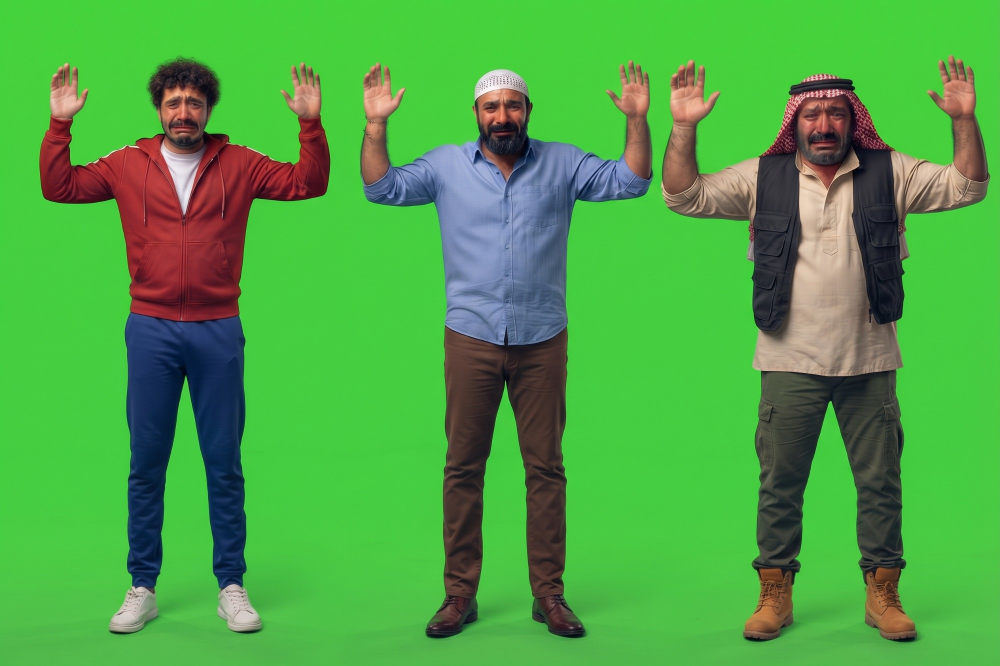
#> input picture art/source/enemies_frozen_1.jpg, 2000 x 1332 px (shown at 1/2 size)
$ python -i build_enemies.py   (imports and definitions only)
#> lines starting #> are read from the running program, lines starting #| are printed output that depends on the picture; after the words box and inside, x2 and y2 are one past the last pixel; in counts of white or black regions, pixels touching at a corner belong together
#> further down, picture is the input picture: shape (1332, 2000, 3); mean B, G, R 70.7, 163, 79.1
# Builds assets_enemy/ (walk loops + frozen stills + meta_enemy.json) from art/source/enemies_*.
# Usage: python3 tools/build_enemies.py   (needs opencv-python-headless, scipy, numpy, pillow, ffmpeg)
import cv2, numpy as np, os, json, subprocess, glob, pickle
from scipy import ndimage
from PIL import Image
ROOT = os.path.dirname(os.path.dirname(os.path.abspath(__file__)))
W = os.path.join(ROOT, 'work', 'enemy'); OUT = os.path.join(ROOT, 'assets_enemy'); SRC = os.path.join(ROOT, 'art', 'source')
# [1 line not run here, left out]
IDS = ['thobe', 'tank', 'tee', 'hoodie', 'shirt', 'shemagh']   # video grid order (row-major)
FROZEN = {'hoodie': (1, 0), 'shirt': (1, 1), 'shemagh': (1, 2), 'thobe': (2, 0), 'tank': (2, 1), 'tee': (2, 2)}  # (jpg, column)
TARGET_H = 360; NOUT = 16; Q = 80
def disk(r): return cv2.getStructuringElement(cv2.MORPH_ELLIPSE, (2*r+1, 2*r+1))

def key(im, minsz=1500):
    """BGR uint8 -> BGRA uint8: soft alpha from green spill, despilled, largest CC (+ big parts) kept."""
#> called with minsz = 1500
    f = im.astype(np.float32); b, g, r = f[..., 0], f[..., 1], f[..., 2]
    spill = g - np.maximum(r, b)
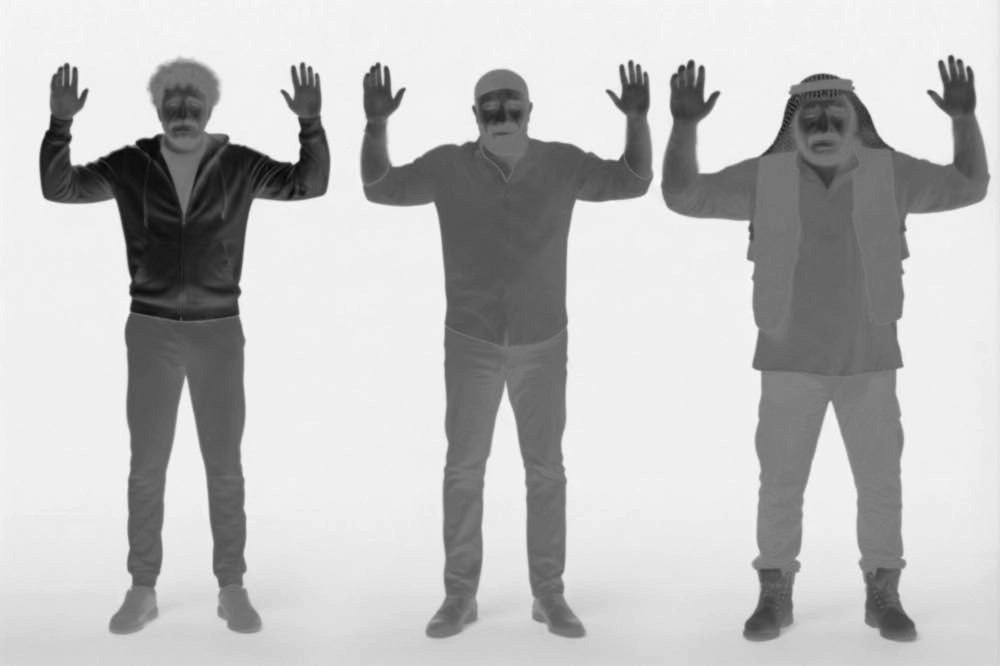
#> spill: shape (1332, 2000) float32 (shown at 1/2 size); min -145, max 155, mean 78.9; drawn with min black and max white
    bg = np.median(spill[spill > 60]) if (spill > 60).any() else 150.
#> bg = 137
    t1 = bg * .78; t0 = bg * .38
#> after `t1 = bg * 0.78`: t1 = 106.9
#> after `t0 = bg * 0.38`: t0 = 52.06
    a = np.clip((t1 - spill) / (t1 - t0), 0, 1)
    # shadows on the green keep the chroma ratio but have low spill: also key on spill/g
    ratio = spill / (g + 1); rb = np.median(ratio[spill > 60]) if (spill > 60).any() else .8
#> after `ratio = spill / (g + 1)`:
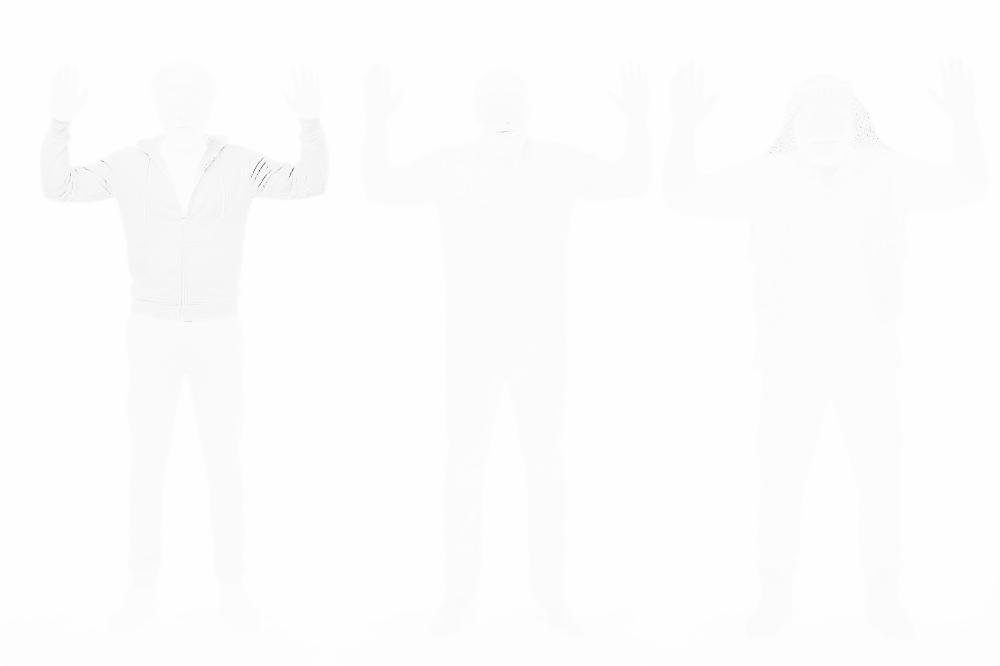
#> ratio: shape (1332, 2000) float32 (shown at 1/2 size); min -103, max 0.987, mean 0.224; drawn with min black and max white
#> after `rb = np.median(ratio[spill > 60]) if (spill > 60).any() else 0.8`: rb = 0.662
    ar = np.where(g > 40, np.clip((.85 * rb - ratio) / (.30 * rb), 0, 1), 1)
    a = np.minimum(a, ar)
    a = cv2.GaussianBlur(a, (0, 0), 0.7)
    m = a > .5
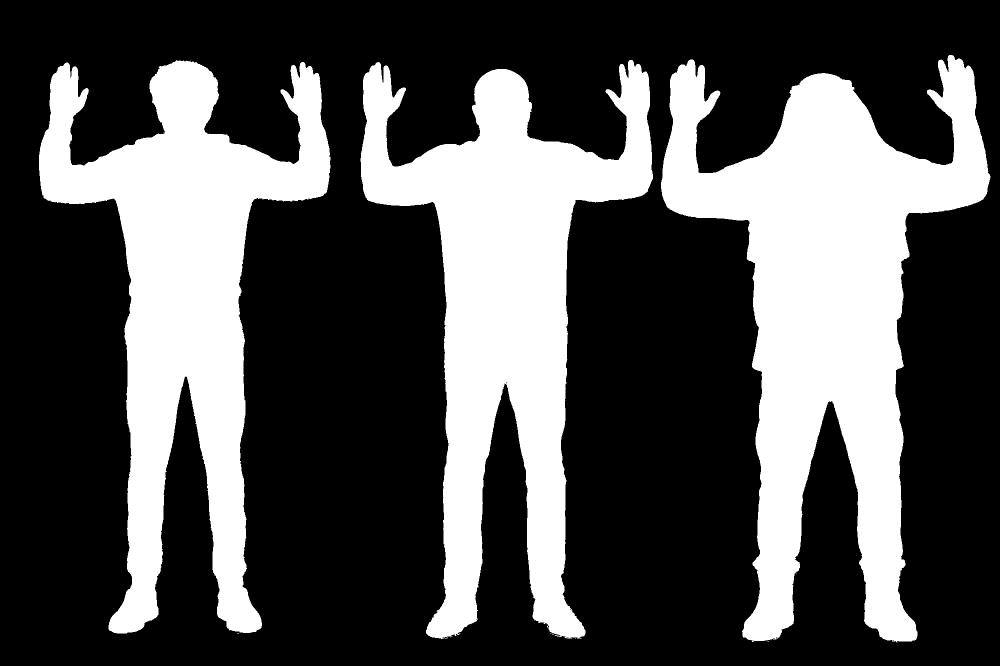
#> m: shape (1332, 2000) bool (shown at 1/2 size); 31.9% white; 13 white regions (10 under 20 px), largest, box (x1, y1, x2, y2) and area: (1322, 110, 1981, 1285) 323336, (721, 120, 1306, 1278) 267358, (78, 120, 661, 1267) 258357
    lab, n = ndimage.label(m)
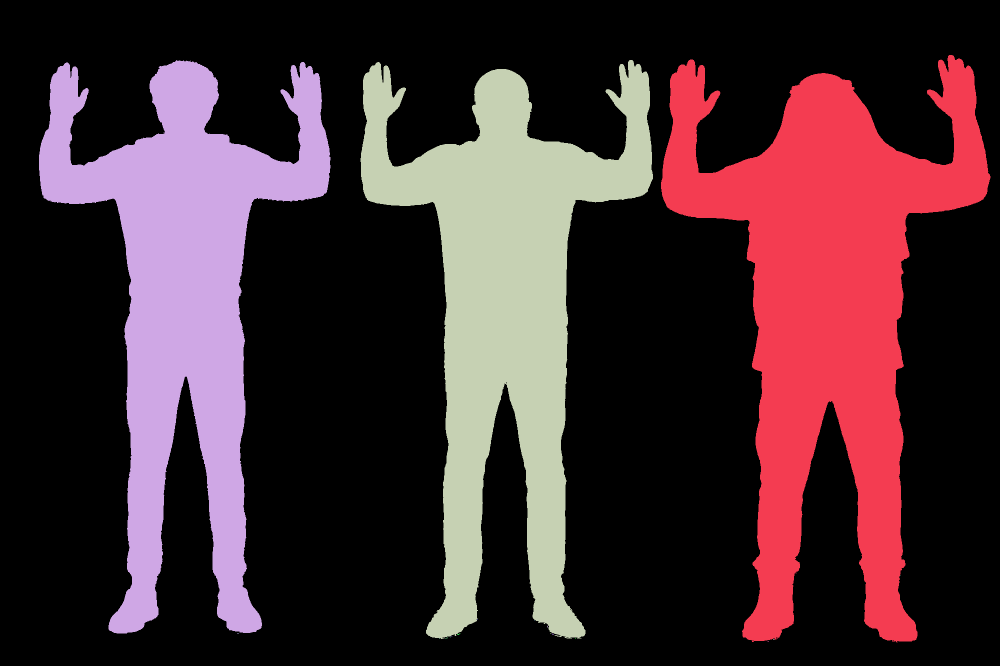
#> lab: shape (1332, 2000) int32 (shown at 1/2 size); 21 distinct labels, from 0 to 20; one colour per label, 0 black
#> n = 20
    if n:
        sizes = ndimage.sum(m, lab, range(1, n + 1)); keep = np.zeros(n + 1, bool)
#> after `sizes = ndimage.sum(m, lab, range(1, n + 1))`: sizes = 20 values, max 323333 at index 0, min 1 at index 3, mean 42454.3
        keep[1:] = sizes > minsz; keep[1 + int(np.argmax(sizes))] = True
        a = a * ndimage.binary_dilation(keep[lab], structure=disk(3))
    m = a > .5
#> m: shape (1332, 2000) bool; 31.9% white; 13 white regions (10 under 20 px), largest, box (x1, y1, x2, y2) and area: (1322, 110, 1981, 1285) 323336, (721, 120, 1306, 1278) 267353, (78, 120, 661, 1267) 258357
    # fill only tiny holes (inside fists); big enclosed background (arm/leg gaps) stays transparent
    hl, hn = ndimage.label(ndimage.binary_fill_holes(m) & ~m)
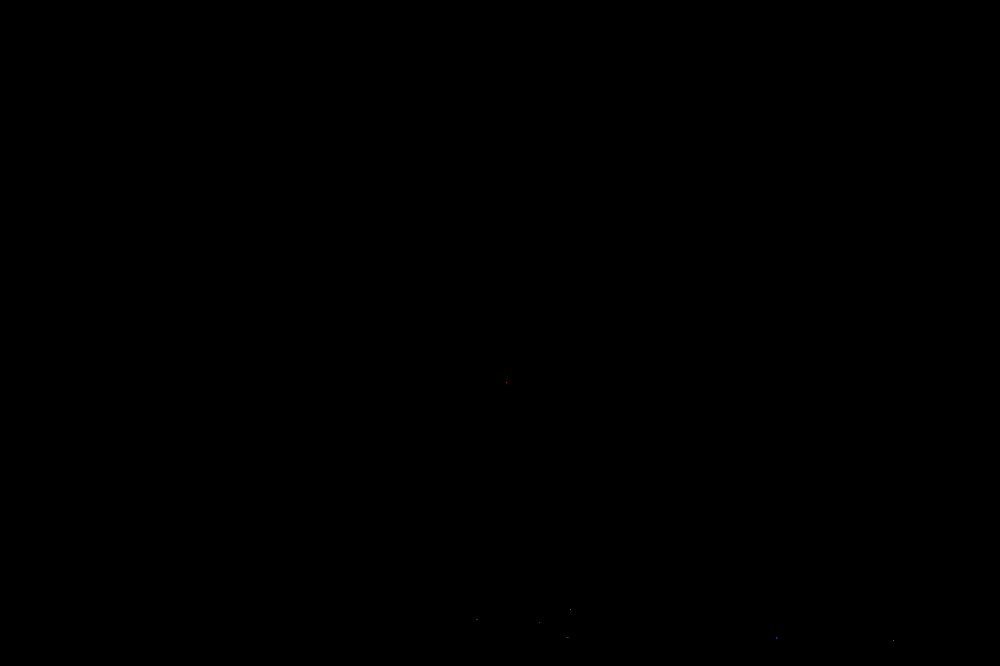
#> hl: shape (1332, 2000) int32 (shown at 1/2 size); 9 distinct labels, from 0 to 8; one colour per label, 0 black
#> hn = 8
    if hn:
        hs = ndimage.sum(np.ones_like(hl), hl, range(1, hn + 1)); small = np.zeros(hn + 1, bool); small[1:] = hs < 60
#> after `hs = ndimage.sum(np.ones_like(hl), hl, range(1, hn + 1))`: hs = [3, 2, 1, 1, 1, 4, 6, 2]
        m = m | small[hl]
#> m: shape (1332, 2000) bool; 31.9% white; 13 white regions (10 under 20 px), largest, box (x1, y1, x2, y2) and area: (1322, 110, 1981, 1285) 323344, (721, 120, 1306, 1278) 267365, (78, 120, 661, 1267) 258357
    a = np.maximum(a, m * 1. * ndimage.binary_erosion(m, iterations=2))
    # replace green-contaminated colour inside the figure by the nearest clean pixel
    clean = (a > .9) & (spill < .12 * bg); clean = ndimage.binary_erosion(clean, iterations=1) | (clean & (spill < 0))
#> after `clean = (a > 0.9) & (spill < 0.12 * bg)`: clean: shape (1332, 2000) bool; 30.9% white; 4 white regions, box (x1, y1, x2, y2) and area: (1323, 111, 1979, 1282) 314634, (723, 121, 1304, 1275) 258828, (79, 125, 660, 1266) 248382, (293, 1213, 313, 1238) 253
#> after `clean = ndimage.binary_erosion(clean, iterations=1) | clean & (spill <`: clean: shape (1332, 2000) bool; 30.5% white; 6 white regions (2 under 20 px), largest, box (x1, y1, x2, y2) and area: (1324, 111, 1978, 1281) 310629, (723, 122, 1303, 1274) 255471, (80, 126, 659, 1265) 246082, (294, 1214, 312, 1237) 183
    idx = ndimage.distance_transform_edt(~clean, return_distances=False, return_indices=True)
    bad = (spill >= .12 * bg) & (a > 0)
#> bad: shape (1332, 2000) bool; 2.8% white; 10 white regions (6 under 20 px), largest, box (x1, y1, x2, y2) and area: (75, 117, 664, 1270) 24829, (1319, 107, 1984, 1288) 24583, (718, 117, 1309, 1281) 23816, (126, 145, 128, 156) 20
    for ch in (b, g, r): ch[bad] = ch[idx[0], idx[1]][bad]
#> this loop made 3 passes
    # edge band: skin/green mixes read olive (g~r, g>>b) but have no 'spill'; repaint from the interior
    dist = ndimage.distance_transform_edt(a > .5); band = (a > 0) & (dist <= 4)
#> after `band = (a > 0) & (dist <= 4)`: band: shape (1332, 2000) bool; 4.2% white; 3 white regions, box (x1, y1, x2, y2) and area: (1319, 107, 1984, 1288) 37191, (75, 117, 664, 1270) 37064, (718, 117, 1309, 1281) 36857
    olive = band & (g - r > -30) & (g - b > 15); good = (a > .9) & (dist > 4) & ~((g - r > -30) & (g - b > 15))
#> after `olive = band & (g - r > -30) & (g - b > 15)`: olive: shape (1332, 2000) bool; 1.9% white; 570 white regions (445 under 20 px), largest, box (x1, y1, x2, y2) and area: (1319, 116, 1444, 425) 3783, (96, 122, 272, 334) 3322, (718, 121, 815, 346) 3001
#> after `good = (a > 0.9) & (dist > 4) & ~((g - r > -30) & (g - b > 15))`: good: shape (1332, 2000) bool; 26.8% white; 167 white regions (120 under 20 px), largest, box (x1, y1, x2, y2) and area: (725, 124, 1302, 1273) 245395, (82, 127, 657, 1258) 233668, (1489, 150, 1871, 1279) 194988
    idx = ndimage.distance_transform_edt(~good, return_distances=False, return_indices=True)
    for ch in (b, g, r): ch[olive] = ch[idx[0], idx[1]][olive]
    g2 = np.minimum(g, np.maximum(r, b) + 2)
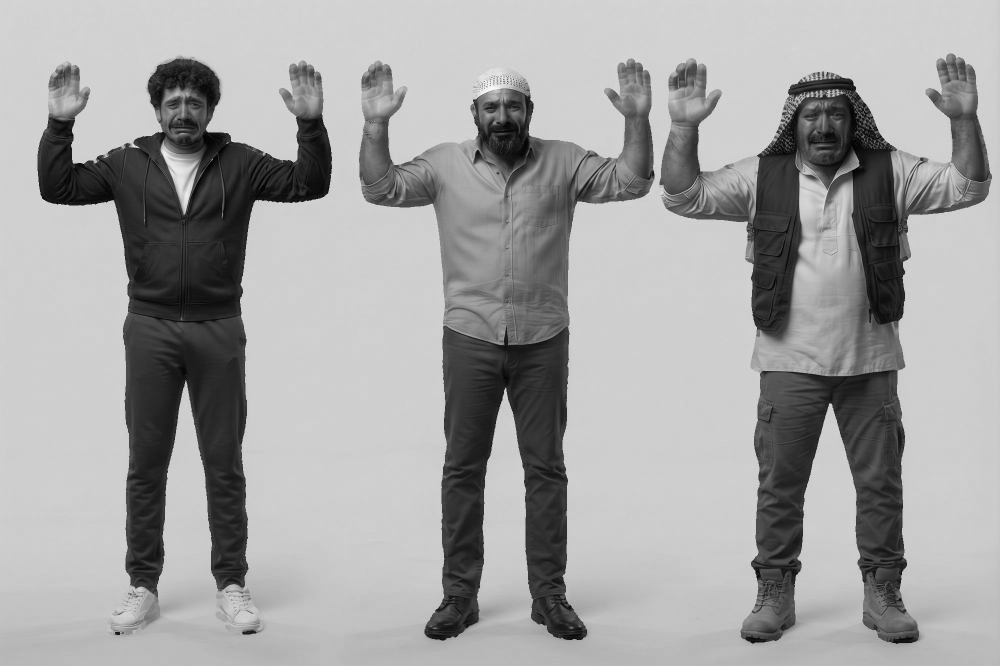
#> g: shape (1332, 2000) float32 (shown at 1/2 size); min 0, max 254, mean 161
    return np.dstack([b, g2, r, a * 255]).clip(0, 255).astype(np.uint8)
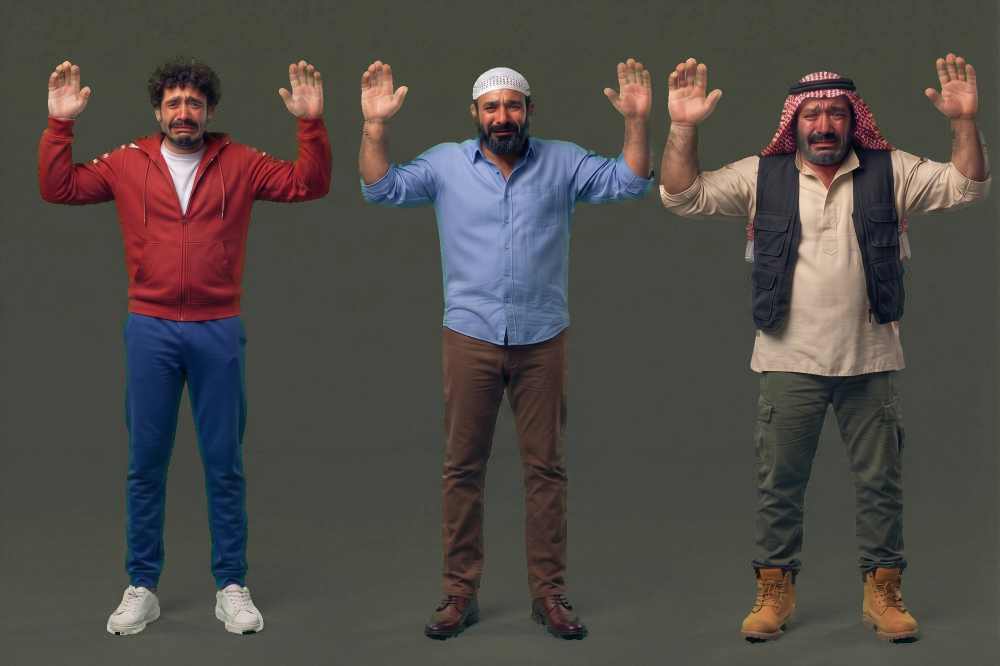
#> returned value: shape (1332, 2000, 4) (shown at 1/2 size); mean of channels 0, 1, 2, 3 71, 74.9, 79.7, 81.5; drawn as B, G, R

# [8 lines left out: function defringe, not called in this run]

def bbox(a, th=128):
    ys, xs = np.where(a > th); return xs.min(), ys.min(), xs.max(), ys.max()

# [10 lines left out: functions body_cx, head_top, not called in this run]

def face_y(a, top, bot):
    # face centre ~ 0.07 of the standing height below the head top (head ~ 0.13 H, face centre near the middle of the head)
    return top + .075 * (bot - top)

def to_img(f): return Image.fromarray(f[..., [2, 1, 0, 3]])

def save_webp(img, path): img.save(path, quality=Q, method=6, exact=True)

# ---------- walk video ----------
def extract():
    if len(glob.glob(W + '/raw/f_*.png')) < 124:
        subprocess.check_call(['ffmpeg', '-loglevel', 'error', '-y', '-i', SRC + '/enemies_walk.mp4', W + '/raw/f_%03d.png'])

# [45 lines left out: functions watermark_boxes, process_video, not called in this run]

# ---------- normalise + loop ----------
CW, CH, CX, BOT = 720, 440, 360, 420
# [5 lines left out: function premul_resize, not called in this run]

def smooth(v, r):
    v = np.asarray(v, float); p = np.pad(v, r, mode='edge'); return np.convolve(p, np.ones(2 * r + 1) / (2 * r + 1), 'valid')

# [9 lines left out: function normalise, not called in this run]

def small(a): return cv2.resize(a, None, fx=.25, fy=.25, interpolation=cv2.INTER_AREA).astype(np.float32)
def fdiff(sa, sb):
    w = np.maximum(sa[..., 3], sb[..., 3]) / 255
    return float(((np.abs(sa[..., :3] - sb[..., :3]).mean(2) * w).sum() + np.abs(sa[..., 3] - sb[..., 3]).sum() * .5) / max((sa[..., 3] > 128).sum(), 1))

# [25 lines left out: functions find_loop, export_walk, not called in this run]

# ---------- frozen stills ----------
FACE = {'shemagh': .105}
# [69 lines left out: functions export_frozen, frozen_all, slap_hand, sheet, main, not called in this run]

# [1 line not run here, left out]

>>> import cv2
>>> picture = cv2.imread('../art/source/enemies_frozen_1.jpg')
>>> result = key(picture)
